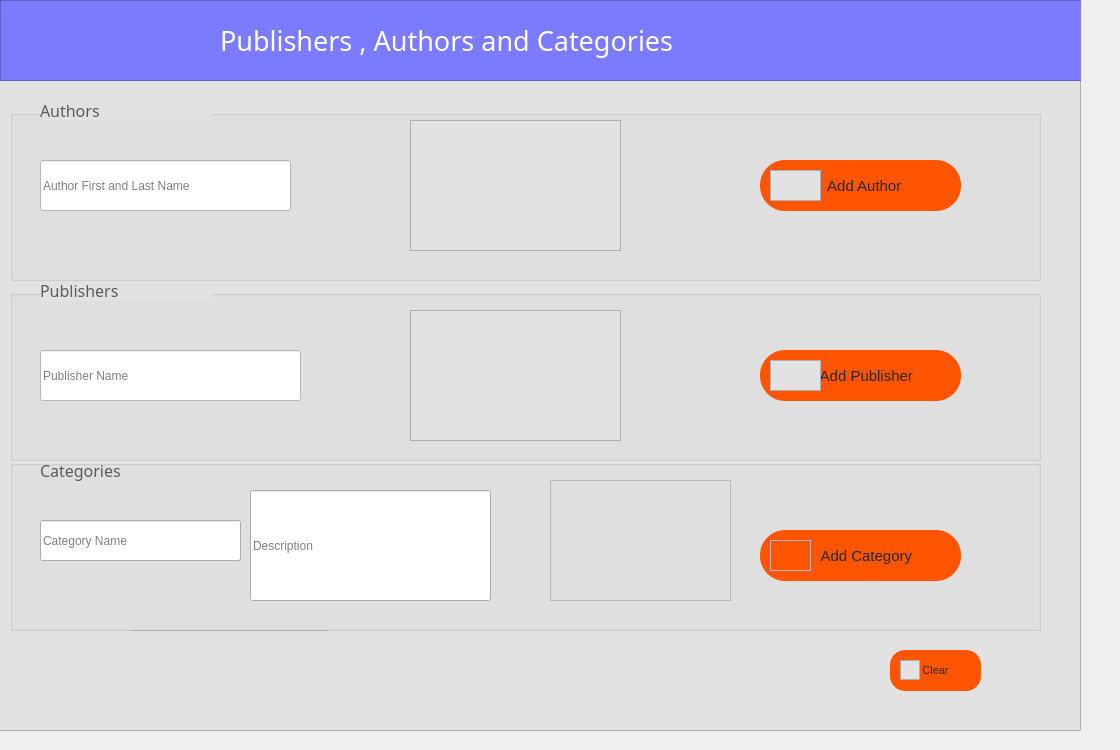
    <widget class="QWidget" name="tab_5">
     <attribute name="title">
      <string>Pub</string>
     </attribute>
     <widget class="QGroupBox" name="groupBox_3">
      <property name="geometry">
       <rect>
        <x>10</x>
        <y>460</y>
        <width>1031</width>
        <height>171</height>
       </rect>
      </property>
      <property name="title">
       <string/>
      </property>
      <widget class="QLineEdit" name="cat_namTxt">
       <property name="geometry">
        <rect>
         <x>30</x>
         <y>60</y>
         <width>201</width>
         <height>41</height>
        </rect>
       </property>
       <property name="text">
        <string/>
       </property>
       <property name="placeholderText">
        <string>Category Name </string>
       </property>
      </widget>
      <widget class="QLineEdit" name="cat_descTxt">
       <property name="geometry">
        <rect>
         <x>240</x>
         <y>30</y>
         <width>241</width>
         <height>111</height>
        </rect>
       </property>
       <property name="placeholderText">
        <string>Description</string>
       </property>
      </widget>
      <widget class="QLineEdit" name="lineEdit_47">
       <property name="geometry">
        <rect>
         <x>120</x>
         <y>170</y>
         <width>201</width>
         <height>41</height>
        </rect>
       </property>
       <property name="text">
        <string/>
       </property>
       <property name="placeholderText">
        <string>Category Name ID</string>
       </property>
      </widget>
      <widget class="QLabel" name="label_89">
       <property name="geometry">
        <rect>
         <x>30</x>
         <y>0</y>
         <width>171</width>
         <height>21</height>
        </rect>
       </property>
       <property name="font">
        <font>
         <family>Impact</family>
         <pointsize>12</pointsize>
        </font>
       </property>
       <property name="styleSheet">
        <string notr="true">color: rgb(91, 91, 91);</string>
       </property>
       <property name="text">
        <string>Categories</string>
       </property>
      </widget>
      <widget class="QFrame" name="frame_59">
       <property name="geometry">
        <rect>
         <x>540</x>
         <y>20</y>
         <width>181</width>
         <height>121</height>
        </rect>
       </property>
       <property name="styleSheet">
        <string notr="true">image: url(:/newPrefix/icons/catg.png);</string>
       </property>
       <property name="frameShape">
        <enum>QFrame::StyledPanel</enum>
       </property>
       <property name="frameShadow">
        <enum>QFrame::Raised</enum>
       </property>
      </widget>
      <widget class="QPushButton" name="add_catButton">
       <property name="geometry">
        <rect>
         <x>750</x>
         <y>70</y>
         <width>201</width>
         <height>51</height>
        </rect>
       </property>
       <property name="font">
        <font>
         <pointsize>11</pointsize>
        </font>
       </property>
       <property name="styleSheet">
        <string notr="true">QPushButton {
color: rgb(40, 40, 40);
  border-radius: 25px;
	background-color: rgb(255, 85, 0);
}

QPushButton:hover {
background-color: rgb(123, 123, 255);

background-color: rgb(123, 123, 255);

}
</string>
       </property>
       <property name="text">
        <string>   Add Category</string>
       </property>
      </widget>
      <widget class="QFrame" name="frame_60">
       <property name="geometry">
        <rect>
         <x>760</x>
         <y>80</y>
         <width>41</width>
         <height>31</height>
        </rect>
       </property>
       <property name="styleSheet">
        <string notr="true">background-color: rgb(255, 85, 0 / 0%);
image: url(:/newPrefix/icons/addbook.png);</string>
       </property>
       <property name="frameShape">
        <enum>QFrame::StyledPanel</enum>
       </property>
       <property name="frameShadow">
        <enum>QFrame::Raised</enum>
       </property>
      </widget>
     </widget>
     <widget class="QFrame" name="frame_53">
      <property name="geometry">
       <rect>
        <x>-30</x>
        <y>-10</y>
        <width>1111</width>
        <height>741</height>
       </rect>
      </property>
      <property name="styleSheet">
       <string notr="true">background-color: rgb(226, 226, 226);</string>
      </property>
      <property name="frameShape">
       <enum>QFrame::StyledPanel</enum>
      </property>
      <property name="frameShadow">
       <enum>QFrame::Raised</enum>
      </property>
      <widget class="QLabel" name="label_34">
       <property name="geometry">
        <rect>
         <x>10</x>
         <y>20</y>
         <width>131</width>
         <height>61</height>
        </rect>
       </property>
       <property name="font">
        <font>
         <pointsize>9</pointsize>
        </font>
       </property>
       <property name="text">
        <string>..</string>
       </property>
      </widget>
      <widget class="QFrame" name="frame_54">
       <property name="geometry">
        <rect>
         <x>30</x>
         <y>10</y>
         <width>1091</width>
         <height>81</height>
        </rect>
       </property>
       <property name="styleSheet">
        <string notr="true">background-color: rgb(123, 123, 255);
</string>
       </property>
       <property name="frameShape">
        <enum>QFrame::StyledPanel</enum>
       </property>
       <property name="frameShadow">
        <enum>QFrame::Raised</enum>
       </property>
       <widget class="QLabel" name="label_86">
        <property name="geometry">
         <rect>
          <x>220</x>
          <y>20</y>
          <width>661</width>
          <height>41</height>
         </rect>
        </property>
        <property name="font">
         <font>
          <family>hooge 05_55</family>
          <pointsize>20</pointsize>
         </font>
        </property>
        <property name="styleSheet">
         <string notr="true">color: rgb(255, 255, 255);</string>
        </property>
        <property name="text">
         <string>Publishers , Authors and Categories</string>
        </property>
       </widget>
      </widget>
      <widget class="QGroupBox" name="groupBox_2">
       <property name="geometry">
        <rect>
         <x>40</x>
         <y>120</y>
         <width>1031</width>
         <height>171</height>
        </rect>
       </property>
       <property name="styleSheet">
        <string notr="true">border-color: rgb(0, 0, 0);
</string>
       </property>
       <property name="title">
        <string/>
       </property>
       <widget class="QFrame" name="frame_55">
        <property name="geometry">
         <rect>
          <x>400</x>
          <y>10</y>
          <width>211</width>
          <height>131</height>
         </rect>
        </property>
        <property name="styleSheet">
         <string notr="true">image: url(:/newPrefix/icons/auth.png);</string>
        </property>
        <property name="frameShape">
         <enum>QFrame::StyledPanel</enum>
        </property>
        <property name="frameShadow">
         <enum>QFrame::Raised</enum>
        </property>
       </widget>
       <widget class="QPushButton" name="add_authButton">
        <property name="geometry">
         <rect>
          <x>750</x>
          <y>50</y>
          <width>201</width>
          <height>51</height>
         </rect>
        </property>
        <property name="font">
         <font>
          <pointsize>11</pointsize>
         </font>
        </property>
        <property name="styleSheet">
         <string notr="true">QPushButton {
color: rgb(40, 40, 40);
  border-radius: 25px;
	background-color: rgb(255, 85, 0);
}

QPushButton:hover {
background-color: rgb(123, 123, 255);

background-color: rgb(123, 123, 255);

}
</string>
        </property>
        <property name="text">
         <string>  Add Author</string>
        </property>
       </widget>
       <widget class="QFrame" name="frame_56">
        <property name="geometry">
         <rect>
          <x>760</x>
          <y>60</y>
          <width>51</width>
          <height>31</height>
         </rect>
        </property>
        <property name="styleSheet">
         <string notr="true">background-color: rgb(255, 85, 0 / 0%);
image: url(:/newPrefix/icons/addmember.png);</string>
        </property>
        <property name="frameShape">
         <enum>QFrame::StyledPanel</enum>
        </property>
        <property name="frameShadow">
         <enum>QFrame::Raised</enum>
        </property>
       </widget>
       <widget class="QLineEdit" name="auth_namTxt">
        <property name="geometry">
         <rect>
          <x>30</x>
          <y>50</y>
          <width>251</width>
          <height>51</height>
         </rect>
        </property>
        <property name="styleSheet">
         <string notr="true">background-color: rgb(255, 255, 255);</string>
        </property>
        <property name="text">
         <string/>
        </property>
        <property name="placeholderText">
         <string>Author First and Last Name</string>
        </property>
       </widget>
      </widget>
      <widget class="QLabel" name="label_87">
       <property name="geometry">
        <rect>
         <x>70</x>
         <y>110</y>
         <width>171</width>
         <height>21</height>
        </rect>
       </property>
       <property name="font">
        <font>
         <family>Impact</family>
         <pointsize>12</pointsize>
        </font>
       </property>
       <property name="styleSheet">
        <string notr="true">color: rgb(91, 91, 91);</string>
       </property>
       <property name="text">
        <string>Authors</string>
       </property>
      </widget>
      <widget class="QLabel" name="label_88">
       <property name="geometry">
        <rect>
         <x>70</x>
         <y>290</y>
         <width>171</width>
         <height>21</height>
        </rect>
       </property>
       <property name="font">
        <font>
         <family>Impact</family>
         <pointsize>12</pointsize>
        </font>
       </property>
       <property name="styleSheet">
        <string notr="true">color: rgb(91, 91, 91);</string>
       </property>
       <property name="text">
        <string>Publishers</string>
       </property>
      </widget>
      <widget class="QGroupBox" name="groupBox_5">
       <property name="geometry">
        <rect>
         <x>40</x>
         <y>300</y>
         <width>1031</width>
         <height>171</height>
        </rect>
       </property>
       <property name="styleSheet">
        <string notr="true">border-color: rgb(0, 0, 0);
</string>
       </property>
       <property name="title">
        <string/>
       </property>
       <widget class="QLineEdit" name="pub_namTxt">
        <property name="geometry">
         <rect>
          <x>30</x>
          <y>60</y>
          <width>261</width>
          <height>51</height>
         </rect>
        </property>
        <property name="styleSheet">
         <string notr="true">background-color: rgb(255, 255, 255);</string>
        </property>
        <property name="text">
         <string/>
        </property>
        <property name="placeholderText">
         <string>Publisher Name</string>
        </property>
       </widget>
       <widget class="QFrame" name="frame_57">
        <property name="geometry">
         <rect>
          <x>400</x>
          <y>20</y>
          <width>211</width>
          <height>131</height>
         </rect>
        </property>
        <property name="styleSheet">
         <string notr="true">image: url(:/newPrefix/icons/publ.png);</string>
        </property>
        <property name="frameShape">
         <enum>QFrame::StyledPanel</enum>
        </property>
        <property name="frameShadow">
         <enum>QFrame::Raised</enum>
        </property>
       </widget>
       <widget class="QPushButton" name="add_pubButton">
        <property name="geometry">
         <rect>
          <x>750</x>
          <y>60</y>
          <width>201</width>
          <height>51</height>
         </rect>
        </property>
        <property name="font">
         <font>
          <pointsize>11</pointsize>
         </font>
        </property>
        <property name="styleSheet">
         <string notr="true">QPushButton {
color: rgb(40, 40, 40);
  border-radius: 25px;
	background-color: rgb(255, 85, 0);
}

QPushButton:hover {
background-color: rgb(123, 123, 255);

background-color: rgb(123, 123, 255);

}
</string>
        </property>
        <property name="text">
         <string>   Add Publisher</string>
        </property>
       </widget>
       <widget class="QFrame" name="frame_58">
        <property name="geometry">
         <rect>
          <x>760</x>
          <y>70</y>
          <width>51</width>
          <height>31</height>
         </rect>
        </property>
        <property name="styleSheet">
         <string notr="true">background-color: rgb(255, 85, 0 / 0%);
image: url(:/newPrefix/icons/addmember.png);</string>
        </property>
        <property name="frameShape">
         <enum>QFrame::StyledPanel</enum>
        </property>
        <property name="frameShadow">
         <enum>QFrame::Raised</enum>
        </property>
       </widget>
      </widget>
      <widget class="QPushButton" name="pushButton_38">
       <property name="geometry">
        <rect>
         <x>920</x>
         <y>660</y>
         <width>91</width>
         <height>41</height>
        </rect>
       </property>
       <property name="font">
        <font>
         <pointsize>8</pointsize>
        </font>
       </property>
       <property name="styleSheet">
        <string notr="true">QPushButton {
color: rgb(40, 40, 40);
  border-radius: 15px;
	background-color: rgb(255, 85, 0);
}

QPushButton:hover {
background-color: rgb(123, 123, 255);

background-color: rgb(123, 123, 255);

}
</string>
       </property>
       <property name="text">
        <string>Clear</string>
       </property>
      </widget>
      <widget class="QFrame" name="frame_103">
       <property name="geometry">
        <rect>
         <x>930</x>
         <y>670</y>
         <width>20</width>
         <height>20</height>
        </rect>
       </property>
       <property name="styleSheet">
        <string notr="true">background-color: rgb(255, 85, 0 / 0%);
image: url(:/newPrefix/icons/clear.png);</string>
       </property>
       <property name="frameShape">
        <enum>QFrame::StyledPanel</enum>
       </property>
       <property name="frameShadow">
        <enum>QFrame::Raised</enum>
       </property>
      </widget>
      <widget class="QLabel" name="details_label">
       <property name="geometry">
        <rect>
         <x>234</x>
         <y>670</y>
         <width>261</width>
         <height>31</height>
        </rect>
       </property>
       <property name="font">
        <font>
         <pointsize>9</pointsize>
        </font>
       </property>
       <property name="styleSheet">
        <string notr="true">color: rgb(255, 0, 0);</string>
       </property>
       <property name="text">
        <string/>
       </property>
      </widget>
      <zorder>groupBox_5</zorder>
      <zorder>label_88</zorder>
      <zorder>label_34</zorder>
      <zorder>frame_54</zorder>
      <zorder>groupBox_2</zorder>
      <zorder>label_87</zorder>
      <zorder>pushButton_38</zorder>
      <zorder>frame_103</zorder>
      <zorder>details_label</zorder>
     </widget>
     <zorder>frame_53</zorder>
     <zorder>groupBox_3</zorder>
    </widget>
